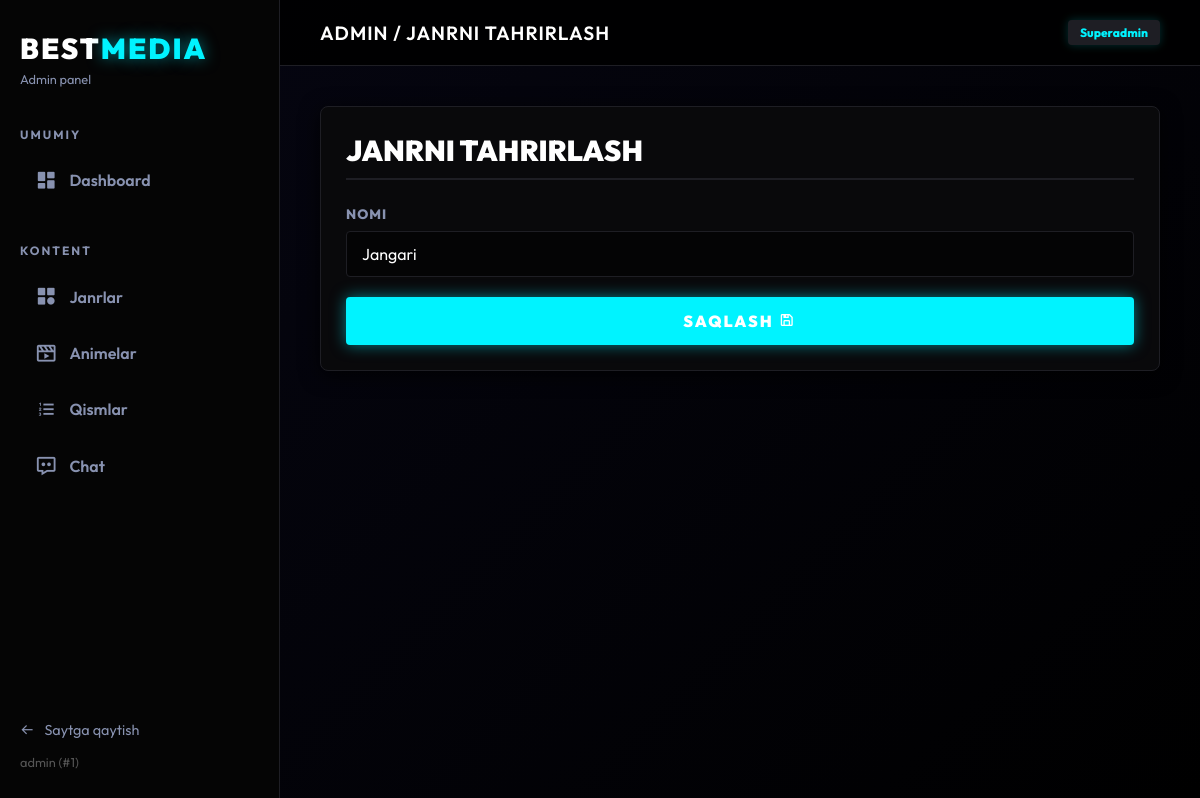
/control-panel/genres/2/edit/ (signed in), run on the app's committed database.
### my_app/models.py (models this page shows, shortened)
class CustomUser(AbstractUser):
    phone = models.CharField(max_length=15, blank=True, null=True)
    is_banned = models.BooleanField(default=False)
    is_admin_user = models.BooleanField(default=False)  # Admin panelga kirish

class Category(models.Model):
    name = models.CharField(max_length=100)
    created_at = models.DateTimeField(auto_now_add=True)

### my_app/admin_views.py (the view, shortened to what this page needs)
# urls.py: path('control-panel/genres/<int:pk>/edit/', admin_genre_form, name='admin_genre_form'),
@user_passes_test(is_admin, login_url='/')
def admin_genre_form(request, pk=None):
    genre = get_object_or_404(Category, pk=pk) if pk else None
    return render(request, 'custom_admin/genre_form.html', {'genre': genre})

### my_app/admin_views.py (called while the page is built)
def is_admin(user):
    return user.is_authenticated and (user.is_staff or user.is_superuser or user.is_admin_user)

### my_app/templates/custom_admin/genre_form.html (shortened to what this page needs)
{% extends 'custom_admin/base.html' %}
{% block page_title %}{% if genre %}Janrni Tahrirlash{% else %}Yangi Janr Qo'shish{% endif %}{% endblock %}
{% block content %}
<div class="glass-panel form-container">
    <h2 style="margin-bottom: 25px; font-size: 1.8rem; font-weight: 900; text-transform: uppercase; border-bottom: 2px solid var(--border-line); padding-bottom: 10px;">
        {% if genre %}Janrni Tahrirlash{% else %}Yangi Janr Qo'shish{% endif %}
    </h2>
    <form method="post">
        <div class="form-group">
            <label>Nomi</label>
            <input type="text" name="name" class="form-control" required value="{{ genre.name|default:'' }}" placeholder="Masalan: Jangari, Fantastika">
        </div>
        <button type="submit" class="btn-submit">SAQLASH <i class='bx bx-save'></i></button>
    </form>
</div>
{% endblock %}

### my_app/templates/custom_admin/base.html (shortened to what this page needs)
{% load static %}
<!DOCTYPE html>
<html lang="uz">
<head>
    <link href='https://unpkg.com/boxicons@2.1.4/css/boxicons.min.css' rel='stylesheet'>
</head>
<body>
    <aside class="sidebar">
        <a href="{% url 'home' %}" class="brand">BEST<span>MEDIA</span></a>
        <span class="brand-sub">Admin panel</span>
        <h4 class="menu-title">UMUMIY</h4>
        <ul class="menu-list">
            <li><a href="{% url 'admin_dashboard' %}" class="{% if request.resolver_match.url_name == 'admin_dashboard' %}active{% endif %}"><i class='bx bxs-dashboard'></i> Dashboard</a></li>
        </ul>
        <h4 class="menu-title">KONTENT</h4>
        <ul class="menu-list">
            <li><a href="{% url 'admin_genres' %}" class="{% if request.resolver_match.url_name == 'admin_genres' %}active{% endif %}"><i class='bx bxs-category'></i> Janrlar</a></li>
            <li><a href="{% url 'admin_movies' %}" class=""><i class='bx bx-movie-play'></i> Animelar</a></li>
            <li><a href="{% url 'admin_episodes' %}" class=""><i class='bx bx-list-ol'></i> Qismlar</a></li>
            <li><a href="{% url 'admin_chat' %}" class="{% if request.resolver_match.url_name == 'admin_chat' %}active{% endif %}"><i class='bx bx-message-dots'></i> Chat</a></li>
        </ul>
        <div class="sidebar-bottom">
            <a href="{% url 'home' %}" class="logout-btn"><i class='bx bx-arrow-back'></i> Saytga qaytish</a>
            <div style="margin-top:15px; font-size:0.8rem; color: #555;">{{ request.user.username }} (#{{ request.user.id }})</div>
        </div>
    </aside>
    <main class="main-content">
        <header class="topbar">
            <div class="page-title">Admin / {% block page_title %}Dashboard{% endblock %}</div>
            <div class="user-info">
                <div class="user-role">{% if request.user.is_superuser %}Superadmin{% else %}Staff{% endif %}</div>
            </div>
        </header>
        <div class="content-area">
            {% block content %}{% endblock %}
        </div>
    </main>
</body>
</html>

### data on the page
CustomUser: user.username "admin", user.id "1"
Category: name "Jangari"
